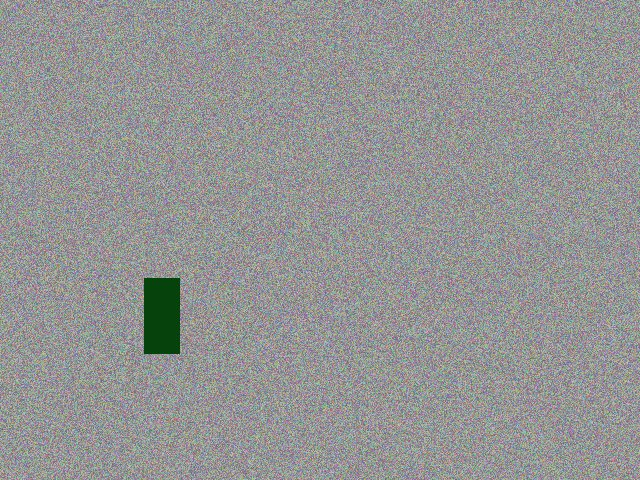
#> input picture dataset/det/test/images/demo_0003.jpg, 640 x 480 px; its folder holds only this picture in this run
$ python data_clean.py   (older library calls are emulated)
#> lines starting #> are read from the running program, lines starting #| are printed output that depends on the picture; after the words box and inside, x2 and y2 are one past the last pixel; in counts of white or black regions, pixels touching at a corner belong together
# -*- coding: utf-8 -*-
"""
酒店数据三层清洗脚本 data_clean.py
三层过滤顺序（不可调换）：
  1. 模糊图片剔除：拉普拉斯算子方差阈值30
  2. 无效帧剔除：无行人/遮挡>60%
  3. 重复图片去重：感知哈希相似度>0.95
"""

import os
import cv2
import numpy as np
import shutil
import argparse
import json
from pathlib import Path
from collections import defaultdict

try:
    import imagehash
    from PIL import Image
    HAS_IMAGEHASH = True
except ImportError:
    HAS_IMAGEHASH = False
    print("[WARN] imagehash未安装，重复检测将使用像素差分替代")


class HotelDataCleaner:
    """酒店数据三层清洗器"""

    def __init__(self, input_dir, output_dir, blur_threshold=30,
                 occlusion_threshold=0.6, hash_threshold=0.95):
        """
        :param input_dir: 原始图片目录
        :param output_dir: 清洗后输出目录
        :param blur_threshold: 模糊阈值(拉普拉斯方差)
        :param occlusion_threshold: 遮挡率阈值
        :param hash_threshold: 感知哈希重复判定阈值
        """
        self.input_dir = Path(input_dir)
        self.output_dir = Path(output_dir)
        self.blur_threshold = blur_threshold
        self.occlusion_threshold = occlusion_threshold
        self.hash_threshold = hash_threshold

        # 统计信息
        self.stats = {
            "total_input": 0,
            "blur_removed": 0,
            "invalid_removed": 0,
            "duplicate_removed": 0,
            "final_kept": 0
        }

    def laplacian_variance(self, image):
        """计算拉普拉斯方差(清晰度指标)"""
        gray = cv2.cvtColor(image, cv2.COLOR_BGR2GRAY)
        return cv2.Laplacian(gray, cv2.CV_64F).var()

    def estimate_occlusion_ratio(self, image):
        """
        估算图片遮挡率(简化版)
        使用边缘检测+形态学操作估算有效行人区域占比
        """
        h, w = image.shape[:2]
        gray = cv2.cvtColor(image, cv2.COLOR_BGR2GRAY)

        # Canny边缘检测
        edges = cv2.Canny(gray, 50, 150)

        # 形态学膨胀
        kernel = cv2.getStructuringElement(cv2.MORPH_ELLIPSE, (15, 15))
        dilated = cv2.dilate(edges, kernel, iterations=2)

        # 估算有效区域占比
        valid_ratio = np.count_nonzero(dilated) / (h * w)

        # 归一化到遮挡率(边缘越少，遮挡率越高)
        occlusion_ratio = 1.0 - min(valid_ratio * 3, 1.0)
        return occlusion_ratio

    def contains_person_hint(self, image):
        """
        简化版行人存在性检测
        使用Haar级联分类器检测上半身/人脸
        """
        gray = cv2.cvtColor(image, cv2.COLOR_BGR2GRAY)

        # 使用预训练的Haar级联分类器
        cascade_paths = [
            cv2.data.haarcascades + 'haarcascade_upperbody.xml',
            cv2.data.haarcascades + 'haarcascade_fullbody.xml',
            cv2.data.haarcascades + 'haarcascade_frontalface_default.xml'
        ]

        for cascade_path in cascade_paths:
            if os.path.exists(cascade_path):
                cascade = cv2.CascadeClassifier(cascade_path)
                if not cascade.empty():
                    rects = cascade.detectMultiScale(
                        gray, scaleFactor=1.1, minNeighbors=3,
                        minSize=(30, 30)
                    )
                    if len(rects) > 0:
                        return True

        # 备用方案：检查图片是否有足够的纹理变化
        # (全白/全黑/纯色图片判定为无行人)
        std_val = np.std(gray)
        if std_val < 5:
            return False

        return True

    def compute_phash(self, image):
        """计算感知哈希"""
        if HAS_IMAGEHASH:
            pil_img = Image.fromarray(cv2.cvtColor(image, cv2.COLOR_BGR2RGB))
            return str(imagehash.phash(pil_img))
        else:
            # 简化版：使用8x8缩略图的均值哈希
            small = cv2.resize(image, (8, 8))
            gray = cv2.cvtColor(small, cv2.COLOR_BGR2GRAY)
            avg = gray.mean()
            hash_bits = (gray.flatten() > avg).astype(int)
            return ''.join(str(b) for b in hash_bits)

    def hamming_similarity(self, hash1, hash2):
        """计算两个哈希的相似度(1 - 归一化汉明距离)"""
        if not hash1 or not hash2:
            return 0.0

        len_diff = abs(len(hash1) - len(hash2))
        max_len = max(len(hash1), len(hash2))
        if max_len == 0:
            return 0.0

        if len_diff > 0:
            hash1 = hash1.ljust(max_len, '0')
            hash2 = hash2.ljust(max_len, '0')

        distance = sum(c1 != c2 for c1, c2 in zip(hash1, hash2))
        return 1.0 - distance / max_len

    def clean(self):
        """执行三层清洗流程"""
        self.output_dir.mkdir(parents=True, exist_ok=True)
        clean_dir = self.output_dir / "images"
        clean_dir.mkdir(parents=True, exist_ok=True)

        # 获取所有图片
        image_extensions = {'.jpg', '.jpeg', '.png', '.bmp'}
        image_files = sorted([
            f for f in self.input_dir.iterdir()
            if f.suffix.lower() in image_extensions
        ])

        self.stats["total_input"] = len(image_files)
        print(f"[INFO] 共发现 {len(image_files)} 张待清洗图片\n")

        # ========== 第一层：模糊图片剔除 ==========
        print("=" * 50)
        print("[阶段1] 模糊图片剔除 (拉普拉斯方差阈值={})".format(self.blur_threshold))
        print("=" * 50)

        sharp_images = []
        blur_count = 0

        for img_path in image_files:
            img = cv2.imread(str(img_path))
#> img is the input picture: shape (480, 640, 3); mean B, G, R 148.3, 148.8, 148.1
            if img is None:
                continue

            lap_var = self.laplacian_variance(img)
#> in laplacian_variance, `gray = cv2.cvtColor(image, cv2.COLOR_BGR2GRAY)`:
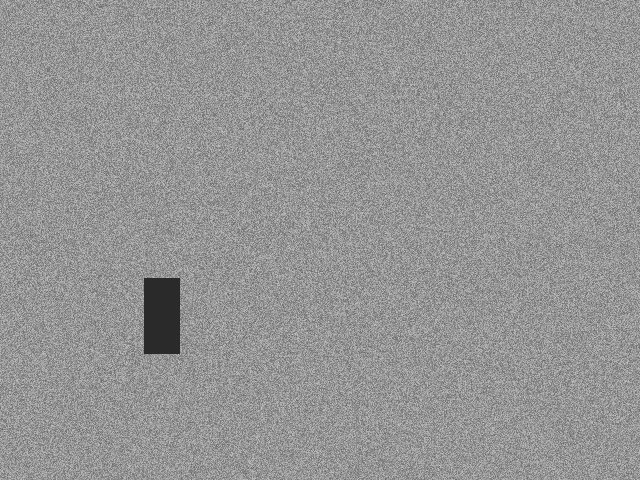
#> gray: shape (480, 640); min 26, max 215, mean 148.5
#> lap_var = 8495
            if lap_var < self.blur_threshold:
                blur_count += 1
                continue
            sharp_images.append((img_path, img))

        self.stats["blur_removed"] = blur_count
        print(f"  模糊图片剔除: {blur_count} 张")
        print(f"  剩余清晰图片: {len(sharp_images)} 张\n")
#|   剩余清晰图片: 1 张

        # ========== 第二层：无效帧剔除 ==========
        print("=" * 50)
        print("[阶段2] 无效帧剔除 (无行人/遮挡>{}%)".format(
            int(self.occlusion_threshold * 100)))
        print("=" * 50)

        valid_images = []
        invalid_count = 0

        for img_path, img in sharp_images:
            # 检查是否包含行人特征
            has_person = self.contains_person_hint(img)

            # 估算遮挡率
            occ_ratio = self.estimate_occlusion_ratio(img)

            if not has_person or occ_ratio > self.occlusion_threshold:
                invalid_count += 1
                continue

            valid_images.append((img_path, img))
#> this loop made 1 pass
#> (std_val in contains_person_hint, has_person, h in estimate_occlusion_ratio, w in estimate_occlusion_ratio, valid_ratio in estimate_occlusion_ratio, occlusion_ratio in estimate_occlusion_ratio, occ_ratio) on pass 1: (22.48, True, 480, 640, 0.999, 0, 0)
#> pass 1, in estimate_occlusion_ratio, `edges = cv2.Canny(gray, 50, 150)`:
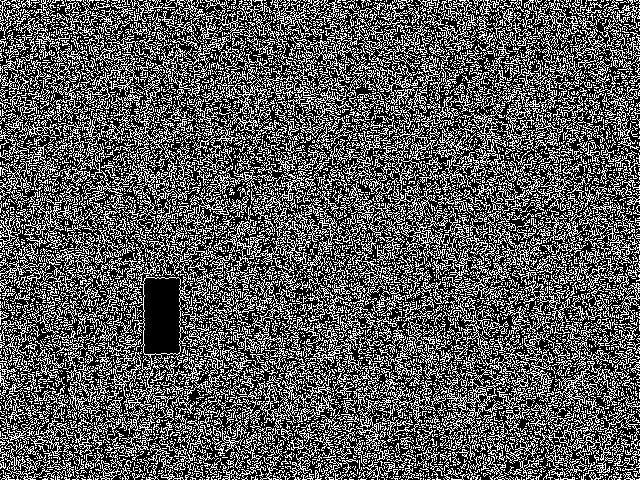
#> edges: shape (480, 640); 34.9% white in thin lines or dots
#> pass 1, in estimate_occlusion_ratio, `dilated = cv2.dilate(edges, kernel, iterations=2)`:
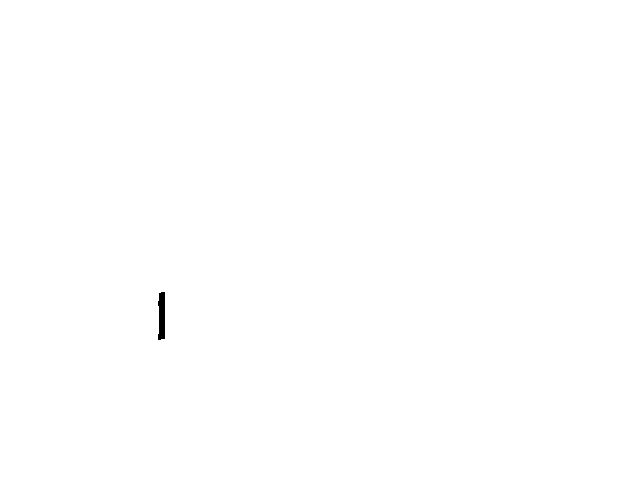
#> dilated: shape (480, 640); 99.9% white; 1 black region, box (x1, y1, x2, y2) and area: (158, 292, 165, 340) 293
#> after the loop, invalid_count = 0; valid_images = 1 item

        self.stats["invalid_removed"] = invalid_count
        print(f"  无效帧剔除: {invalid_count} 张")
#|   无效帧剔除: 0 张
        print(f"  剩余有效图片: {len(valid_images)} 张\n")
#|   剩余有效图片: 1 张

        # ========== 第三层：重复图片去重 ==========
        print("=" * 50)
        print("[阶段3] 重复图片去重 (感知哈希相似度阈值={})".format(
            self.hash_threshold))
        print("=" * 50)

        # 计算所有图片的感知哈希
        hash_list = []
        for img_path, img in valid_images:
            phash = self.compute_phash(img)
            hash_list.append((img_path, img, phash))
#> this loop made 1 pass
#> after the loop, hash_list = []

        # 去重：贪心策略，保留第一张，后续相似度过高的丢弃
        unique_images = []
        duplicate_count = 0

        for img_path, img, phash in hash_list:
            is_duplicate = False
            for _, _, saved_hash in unique_images:
                sim = self.hamming_similarity(phash, saved_hash)
                if sim >= self.hash_threshold:
                    is_duplicate = True
                    break
            if is_duplicate:
                duplicate_count += 1
            else:
                unique_images.append((img_path, img, phash))

        self.stats["duplicate_removed"] = duplicate_count
        print(f"  重复图片剔除: {duplicate_count} 张")
        print(f"  最终保留图片: {len(unique_images)} 张\n")

        # ========== 保存清洗后的图片 ==========
        print("=" * 50)
        print("[保存] 清洗后图片输出")
        print("=" * 50)

        for img_path, img, _ in unique_images:
            dst_path = clean_dir / img_path.name
            cv2.imwrite(str(dst_path), img)

        self.stats["final_kept"] = len(unique_images)
        print(f"  已保存至: {clean_dir}")
        print(f"  共保存 {len(unique_images)} 张图片\n")

        # ========== 输出统计报告 ==========
        print("=" * 50)
        print("[完成] 数据清洗统计报告")
        print("=" * 50)
        for key, val in self.stats.items():
            print(f"  {key}: {val}")

        # 保存统计JSON
        report_path = self.output_dir / "clean_report.json"
        with open(report_path, 'w', encoding='utf-8') as f:
            json.dump(self.stats, f, indent=2, ensure_ascii=False)
        print(f"\n  统计报告已保存: {report_path}")

        return self.stats


def main():
    parser = argparse.ArgumentParser(description="酒店数据三层清洗工具")
    parser.add_argument("--input_dir", type=str,
                        default="Hotel_Exp/dataset/det/hotel_img/images",
                        help="输入图片目录")
    parser.add_argument("--output_dir", type=str,
                        default="Hotel_Exp/dataset/det/hotel_img",
                        help="输出目录")
    parser.add_argument("--blur_threshold", type=float, default=30.0,
                        help="模糊阈值(拉普拉斯方差)")
    parser.add_argument("--occlusion_threshold", type=float, default=0.6,
                        help="遮挡率阈值")
    parser.add_argument("--hash_threshold", type=float, default=0.95,
                        help="感知哈希重复判定阈值")

    args = parser.parse_args()

    if not Path(args.input_dir).exists():
        print(f"[ERROR] 输入目录不存在: {args.input_dir}")
        return

    cleaner = HotelDataCleaner(
        input_dir=args.input_dir,
        output_dir=args.output_dir,
        blur_threshold=args.blur_threshold,
        occlusion_threshold=args.occlusion_threshold,
        hash_threshold=args.hash_threshold
    )
    cleaner.clean()
#> (the call stopped at in compute_phash, `return str(imagehash.phash(pil_img))`: imagehash is not available in this run)


if __name__ == "__main__":
    main()
